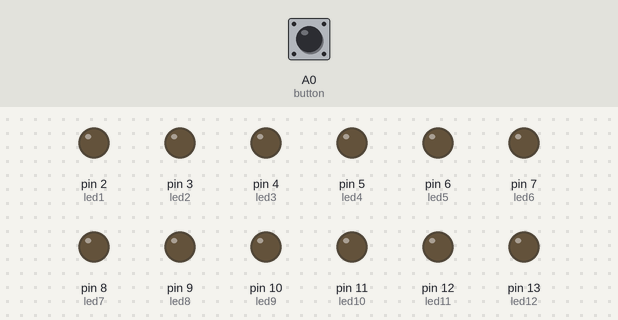
Bench run of a sketch on a simulated Arduino Uno, built with avr-gcc and run on an emulated ATmega328P. Parts: output pins drawn as LEDs (lit = HIGH). Dashed ring = blinking. The test bench sets the inputs (shaded band); at power-on: A0 (button) HIGH.

Above: at 1.2 s.
1.3 s: A0 (button) pulled LOW for 0.15 s
At 2.06 s:
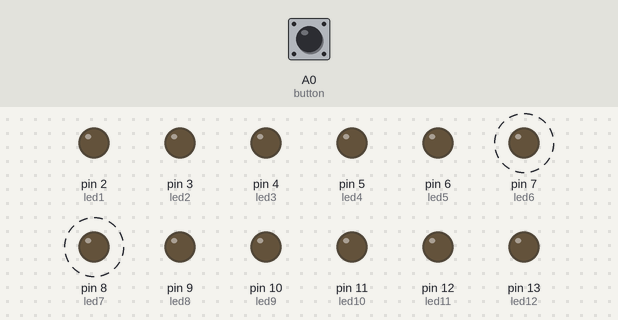
4.3 s: A0 (button) pulled LOW for 3.2 s
At 9.0 s:
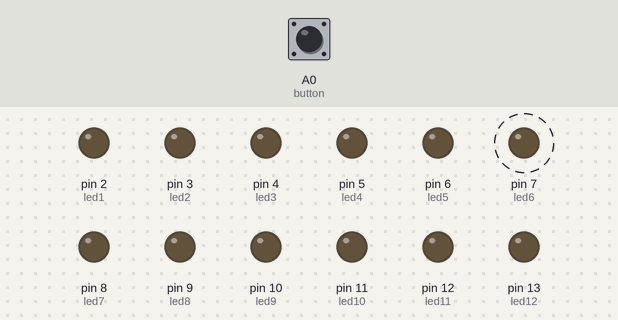
Timing chart, 0 to 10.5 s (numbered marks = the images above; inputs shaded):
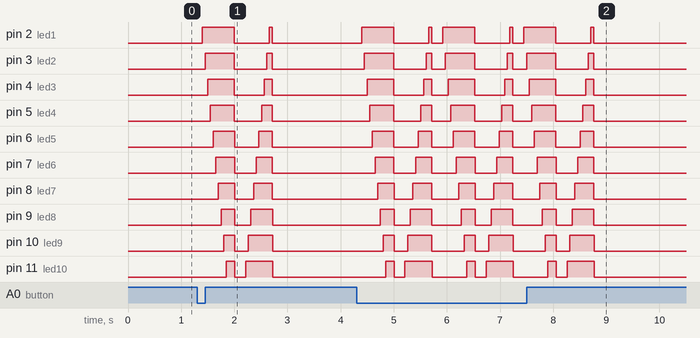

The sketch:

ledCycle.ino
```cpp
// code for a recycling pattern for ghostbusters
int led1 = 2;
int led2 = 3;
int led3 = 4;
int led4 = 5;
int led5 = 6;
int led6 = 7;
int led7 = 8;
int led8 = 9;
int led9 = 10;
int led10 = 11;
int led11 = 12;
int led12 = 13;

// for button

int button = A0;
void setup() {
  pinMode(led1, OUTPUT);
  pinMode(led2, OUTPUT);
  pinMode(led3, OUTPUT);
  pinMode(led4, OUTPUT);
  pinMode(led5, OUTPUT);
  pinMode(led6, OUTPUT);
  pinMode(led7, OUTPUT);
  pinMode(led8, OUTPUT);
  pinMode(led9, OUTPUT);
  pinMode(led10, OUTPUT);
  pinMode(led11, OUTPUT);
  pinMode(led12, OUTPUT);
  pinMode(button, INPUT_PULLUP);
}

void loop() {
  if (!digitalRead(button)) {
    delay(100);
    cycleUp(50);
    allOff(1);
    cycleDown(50);
    allOff(1);
  }
}
void cycleUp(int time) {
  for (int i = 2; i < 14; i++) {
    digitalWrite(i, HIGH);
    delay(time);
    /// digitalWrite(i, LOW);
    // delay(time);
  }
}
void cycleDown(int time) {
  for (int i = 13; i > 1; i--) {
    digitalWrite(i, HIGH);
    delay(time);
    // digitalWrite(i, LOW);
    // delay(time);
  }
}
void allOff(int time) {
  for (int i = 2; i < 14; i++) {
    digitalWrite(i, LOW);
    delay(time);
  } delay(100);
}
```

Measured:
- after the input at 1.3 s, pin 2 (led1): LOW → HIGH after 0.10 s, → LOW 0.60 s later, → HIGH 0.66 s later, → LOW 0.05 s later; pin 3 (led2): LOW → HIGH after 0.15 s, → LOW 0.55 s later, → HIGH 0.61 s later, → LOW 0.10 s later
- after the input at 4.3 s, pin 2 (led1): LOW → HIGH after 0.10 s, then repeats every 1.5 s: LOW 0.66 s, HIGH 0.05 s, LOW 0.21 s, HIGH 0.60 s, until it stays LOW from 8.8 s; pin 3 (led2): LOW → HIGH after 0.15 s, then repeats every 1.5 s: LOW 0.61 s, HIGH 0.10 s, LOW 0.26 s, HIGH 0.55 s, until it stays LOW from 8.8 s
